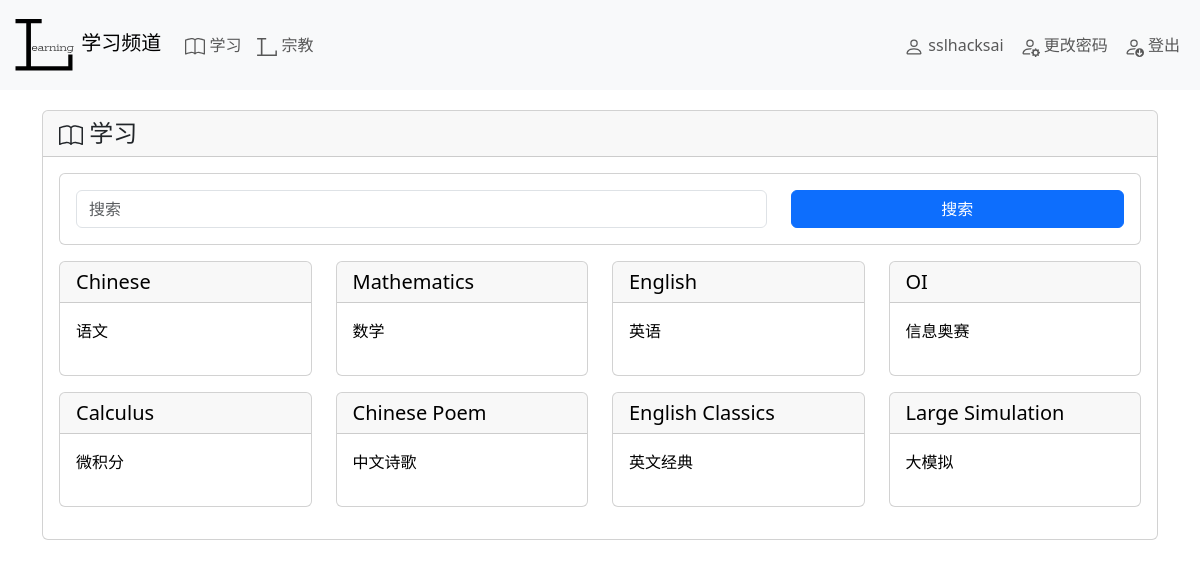
Page /learning/ (signed in) on the committed database.
### learning/models.py (models this page shows, shortened)
class Channel(models.Model):
    title = models.SlugField(max_length=20, primary_key=True)
    introduction = models.TextField()
    class Meta:
        verbose_name = '频道'
        verbose_name_plural = '频道'

### learning/views.py (the view)
# urls.py: path('', views.index_view, name='index'),
@login_required
def index_view(request):
    channels = []
    for channel in Channel.objects.all():
        channels.append({
            'title': channel.title,
            'title_show': channel.title.replace('-', ' '),
            'introduction': to_markdown(channel.introduction),
        })
    context = {
        'channels': channels,
    }
    return render(request, 'learning/index.html', context=context)

### learning/views.py (called while the page is built)
def to_markdown(text):
    return markdown.markdown(html.escape(text.strip()))

### religion/context_processors.py (called while the page is built)
def judge(request):
    user = request.user
    is_allowed = False
    for token in Token.objects.all():
        if token.owner == user and token.effective:
            is_allowed = True
    context = {
        'is_allowed': is_allowed,
    }
    return context

### learning/templates/learning/index.html (shortened to what this page needs)
{% extends "index/base.html" %}
{% block content %}
<div class="card" style="margin-top: 20px;">
  <h4 class="card-header">
    学习
  </h4>
  <div class="card-body">
    {% if channels %}
    <form action="{% url 'learning:search' %}" method="get">
      <div class="card card-body mb-3">
        <div class="row">
          <div class="col-8">
              <input type="search" class="form-control" id="search" name="search" placeholder="搜索">
          </div>
          <div class="col-4">
            <div class="d-grid">
              <button class="btn btn-primary" type="submit">搜索</button>
            </div>
          </div>
        </div>
      </div>
    </form>
    <div class="row">
      {% for channel in channels %}
      <div class="col-3 mb-3">
        <a href="{% url 'learning:channel' channel.title %}"
           class="card text-decoration-none text-black h-100">
          <h5 class="card-header">
            {{ channel.title_show }}
          </h5>
          <div class="card-body">
            {{ channel.introduction|safe }}
          </div>
        </a>
      </div>
      {% endfor %}
    </div>
    {% endif %}
  </div>
</div>
{% endblock %}

### index/templates/index/base.html (shortened to what this page needs)
<!DOCTYPE html>
{% load static %}
<html lang="zh">
  <head>
    <link href="{% static 'index/css/bootstrap.min.css' %}" rel="stylesheet">
  </head>
  <body>
    <nav class="navbar navbar-expand-lg bg-body-tertiary">
      <div class="container-fluid">
        <a class="navbar-brand" href="{% url 'index:index' %}">
          学习频道
        </a>
        <div class="collapse navbar-collapse" id="navbar">
          <ul class="navbar-nav me-auto mb-2 mb-lg-0">
            <li class="nav-item">
              <a class="nav-link" href="{% url 'learning:index' %}">
                学习
              </a>
            </li>
            {% if is_allowed %}
            <li class="nav-item">
              <a class="nav-link" href="{% url 'religion:index' %}">
                <svg width="20" height="20" viewBox="0 0 90 81" fill="currentColor" xmlns="http://www.w3.org/2000/svg">
                  <path d="M0.46875 0.492188H41.3672V7.05469H24.6094V74.1445H82.9102V55.6875H89.5312V81H0.46875V74.3789H17.2852V7.05469H0.46875V0.492188Z"/>
                </svg>
                宗教
              </a>
            </li>
            {% endif %}
          </ul>
          <ul class="navbar-nav ms-auto mb-3 mb-lg-0">
            {% if user.is_authenticated %}
            <li class="nav-item">
              <a class="nav-link" href="{% url 'user:user' user.username %}">
                {{ user.username }}
              </a>
            </li>
            <li class="nav-item">
              <a class="nav-link"
                 href="{% url 'authentication:change-password' %}">
                更改密码
              </a>
            </li>
            <li class="nav-item">
              <form action="{% url 'authentication:logout' %}" method="get" id="logout-form">
                <a class="nav-link" id="logout-link" href="#">
                  登出
                </a>
              </form>
            </li>
            {% endif %}
          </ul>
        </div>
      </div>
    </nav>
    <div class="container">
      {% block content %}{% endblock %}
    </div>
  </body>
</html>

### rows in the picture
Channel: title_show "Chinese"
Channel: title_show "Mathematics"
Channel: title_show "English"
Channel: title_show "OI"
Channel: title_show "Calculus"

### other values in the picture
{{ user.username }} "sslhacksai"
{{ channel.introduction|safe }} "语文" "数学" "英语" "信息奥赛" "微积分" "中文诗歌" "英文经典" "大模拟"
{{ channel.title_show }} "Chinese Poem" "English Classics" "Large Simulation"
